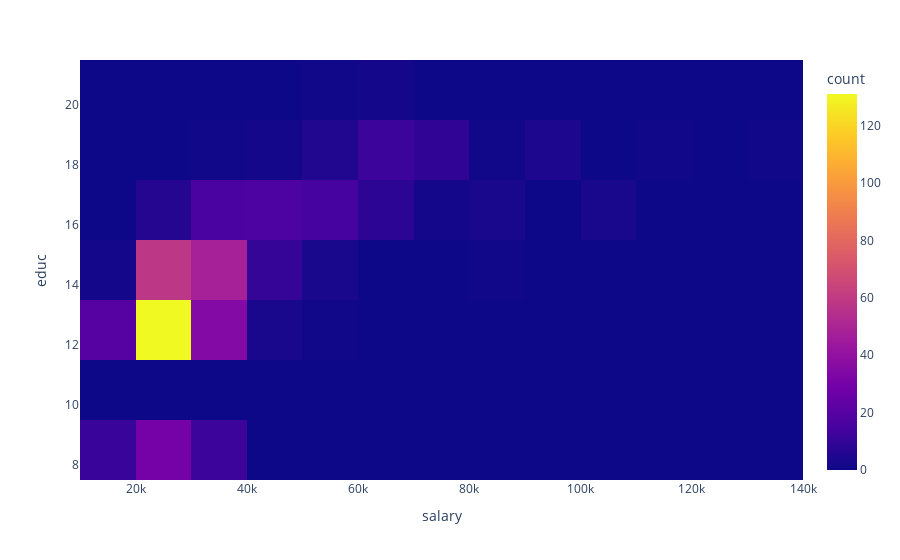

Notebook cell for this chart:
### Markdown cell above
https://plotly.com/python/plotly-express/

### Code cell
#density for 2 variables
import plotly.express as px
plt.figure(figsize=(10, 6))
fig3=px.density_heatmap(df,x='salary',y='educ')
fig3

### Figure 1 — Plotly figure (JSON) as saved in the notebook; plotly's stock layout.template omitted (floating-point values rounded to 4 significant figures; data arrays with more than 128 entries replaced by an {"elided": "..."} marker saying what was removed)
{"data": [{"coloraxis": "coloraxis", "hovertemplate": "salary=%{x}<br>educ=%{y}<br>count=%{z}<extra></extra>", "name": "", "x": {"elided": "474 int values"}, "xaxis": "x", "xbingroup": "x", "y": {"elided": "474 int values"}, "yaxis": "y", "ybingroup": "y", "type": "histogram2d"}], "layout": {"xaxis": {"anchor": "y", "domain": [0, 1], "title": {"text": "salary"}}, "yaxis": {"anchor": "x", "domain": [0, 1], "title": {"text": "educ"}}, "coloraxis": {"colorbar": {"title": {"text": "count"}}, "colorscale": [[0, "#0d0887"], [0.1111, "#46039f"], [0.2222, "#7201a8"], [0.3333, "#9c179e"], [0.4444, "#bd3786"], [0.5556, "#d8576b"], [0.6667, "#ed7953"], [0.7778, "#fb9f3a"], [0.8889, "#fdca26"], [1, "#f0f921"]]}, "legend": {"tracegroupgap": 0}, "margin": {"t": 60}}}
